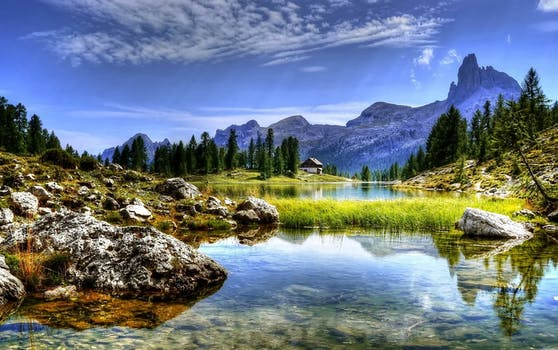
#> input picture landscape.jpeg, 558 x 350 px
$ python Histogram.py
#> lines starting #> are read from the running program, lines starting #| are printed output that depends on the picture
import cv2
import numpy as np

from matplotlib import pyplot as plt

img = cv2.imread("landscape.jpeg")
#> img is the input picture: shape (350, 558, 3); mean B, G, R 131.7, 120.3, 107.6

histogram = cv2.calcHist([img], [0], None, [256], [0, 256])
#> histogram = 256 values, max 9804 at index 0, min 410 at index 104, mean 762.9

plt.hist(img.ravel(), 256, [0, 256])    # ravel converts 2D array to 1D array

plt.show()
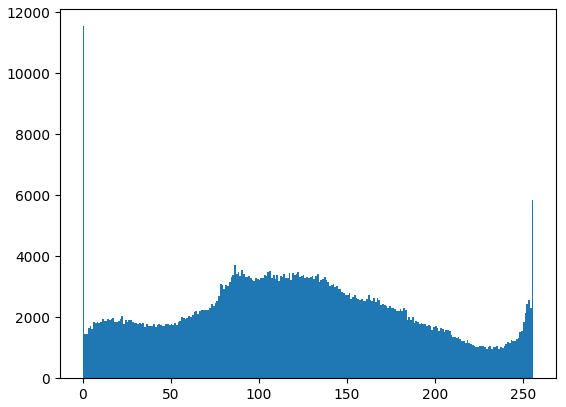
#> figure drawn by matplotlib, 1 panel; tallest bar 11546 high, from x = 0 to 1

color = ("b", "g", "r")

for i, col in enumerate(color):
    histogram2 = cv2.calcHist([img], [i], None, [256], [0, 256])
    plt.plot(histogram2, color=col)
    plt.xlim([0, 256])

plt.show()
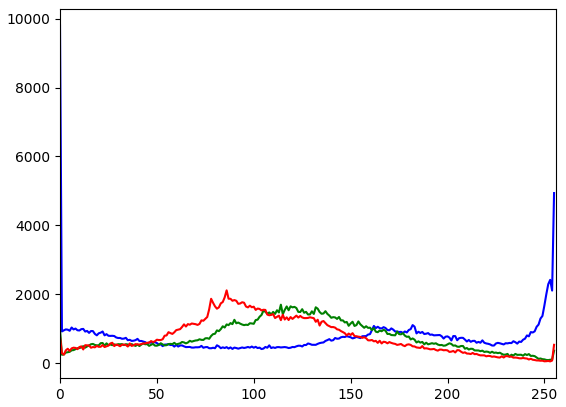
#> figure drawn by matplotlib, 1 panel; curve peaks at x = 0, y = 9804; curve peaks at x = 114, y = 1698; curve peaks at x = 86, y = 2114

# cv2.imshow("Landscape", img)

cv2.waitKey(0)

cv2.destroyAllWindows()
